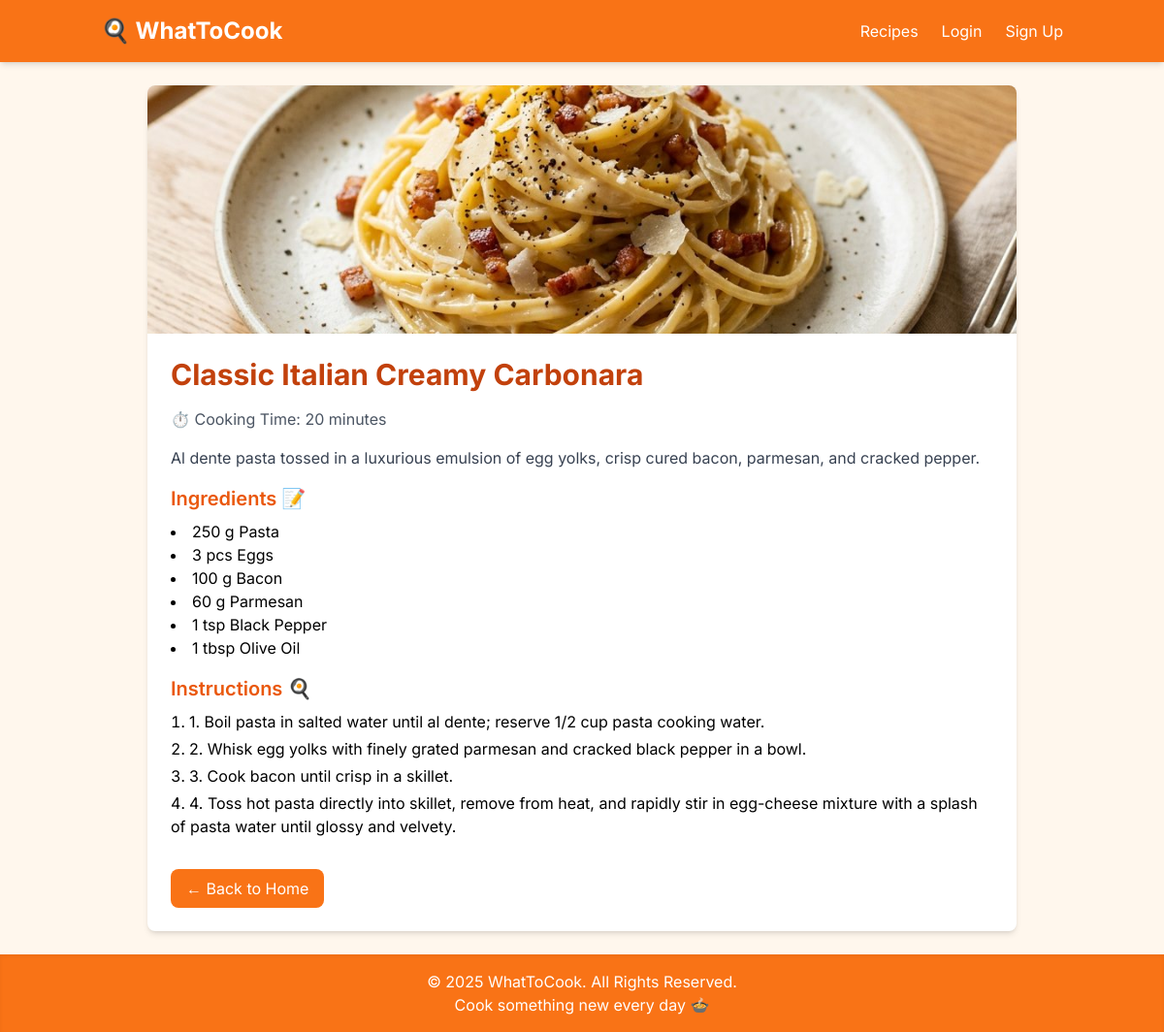
Page /legacy/recipe/4/ on the committed database.
### GetFood/models.py (models this page shows, shortened)
class Recipe(models.Model):
    name = models.CharField(max_length=150)
    description = models.TextField(blank=True)
    cooking_time = models.IntegerField(help_text="Time in minutes", null=True, blank=True)
    instructions = models.TextField(blank=True)
    image = models.ImageField(upload_to="recipes/", blank=True, null=True)
    ingredients = models.ManyToManyField(Ingredient, through='RecipeIngredient')
    @property
    def resolved_image(self) -> str:
        from .utils import find_best_image
        if self.image and getattr(self.image, "name", ""):
            try:
                return self.image.url
            except ValueError:
                pass
        return find_best_image(self.name)

class RecipeIngredient(models.Model):
    recipe = models.ForeignKey(Recipe, on_delete=models.CASCADE)
    ingredient = models.ForeignKey(Ingredient, on_delete=models.CASCADE)
    quantity = models.CharField(max_length=100, default="to taste")
    unit = models.CharField(max_length=20, default="g")

class Ingredient(models.Model):
    name = models.CharField(max_length=100, unique=True)
    calories_per_100g = models.FloatField(null=True, blank=True)
    category = models.CharField(max_length=50, blank=True)

### GetFood/views.py (the view)
# urls.py: path("legacy/recipe/<int:recipe_id>/", views.recipe_detail, name="recipe_detail"),
def recipe_detail(request, recipe_id):
    recipe = get_object_or_404(Recipe, id=recipe_id)
    instructions_list = recipe.instructions.split("\n") if recipe.instructions else []
    return render(request, "GetFood/recipe_detail.html", {
        "recipe": recipe,
        "instructions_list": instructions_list,
    })

### GetFood/templates/GetFood/recipe_detail.html (shortened to what this page needs)
{% extends "GetFood/layout.html" %}
{% block content %}
<div class="max-w-4xl mx-auto bg-white rounded-lg shadow-md overflow-hidden">
    <img src="{{ recipe.resolved_image }}" alt="{{ recipe.name }}" class="w-full h-64 object-cover">
    <div class="p-6">
        <h1 class="text-3xl font-bold text-orange-700 mb-4">{{ recipe.name }}</h1>
        {% if recipe.cooking_time %}
        <p class="text-gray-600 mb-4">⏱️ Cooking Time: {{ recipe.cooking_time }} minutes</p>
        {% endif %}
        {% if recipe.description %}
        <p class="text-gray-700 mb-4">{{ recipe.description }}</p>
        {% endif %}
        <h2 class="text-xl font-semibold text-orange-600 mb-2">Ingredients 📝</h2>
        <ul class="list-disc list-inside mb-4">
            {% for ri in recipe.recipeingredient_set.all %}
            <li>{{ ri.quantity }} {{ ri.unit }} {{ ri.ingredient.name }}</li>
            {% endfor %}
        </ul>
        {% if instructions_list %}
        <h2 class="text-xl font-semibold text-orange-600 mb-2">Instructions 🍳</h2>
        <ol class="list-decimal list-inside mb-4 space-y-1">
            {% for step in instructions_list %}
            <li>{{ step }}</li>
            {% endfor %}
        </ol>
        {% endif %}
        <a href="{% url 'index' %}" class="inline-block bg-orange-500 text-white px-4 py-2 rounded-lg hover:bg-orange-600 transition-colors mt-4">
            ← Back to Home
        </a>
    </div>
</div>
{% endblock %}

### GetFood/templates/GetFood/layout.html (style rules this page uses)
body { font-family: 'Inter', sans-serif; }

### rows in the picture
Recipe: resolved_image (picture), name "Classic Italian Creamy Carbonara", cooking_time "20", description "Al dente pasta tossed in a luxurious emulsion of egg yolks, crisp cured bacon, parmesan, and cracked pepper."
RecipeIngredient: quantity "250", unit "g", ingredient.name "Pasta"
RecipeIngredient: quantity "3", unit "pcs", ingredient.name "Eggs"
RecipeIngredient: quantity "100", unit "g", ingredient.name "Bacon"
RecipeIngredient: quantity "60", unit "g", ingredient.name "Parmesan"
RecipeIngredient: quantity "1", unit "tsp", ingredient.name "Black Pepper"
RecipeIngredient: quantity "1", unit "tbsp", ingredient.name "Olive Oil"

### other values in the picture
{{ step }} "1. Boil pasta in salted water until al dente; reserve 1/2 cup pasta cooking water." "2. Whisk egg yolks with finely grated parmesan and cracked black pepper in a bowl." "3. Cook bacon until crisp in a skillet." "4. Toss hot pasta directly into skillet, remove from heat, and rapidly stir in egg-cheese mixture with a splash of pasta water until glossy and velvety."
